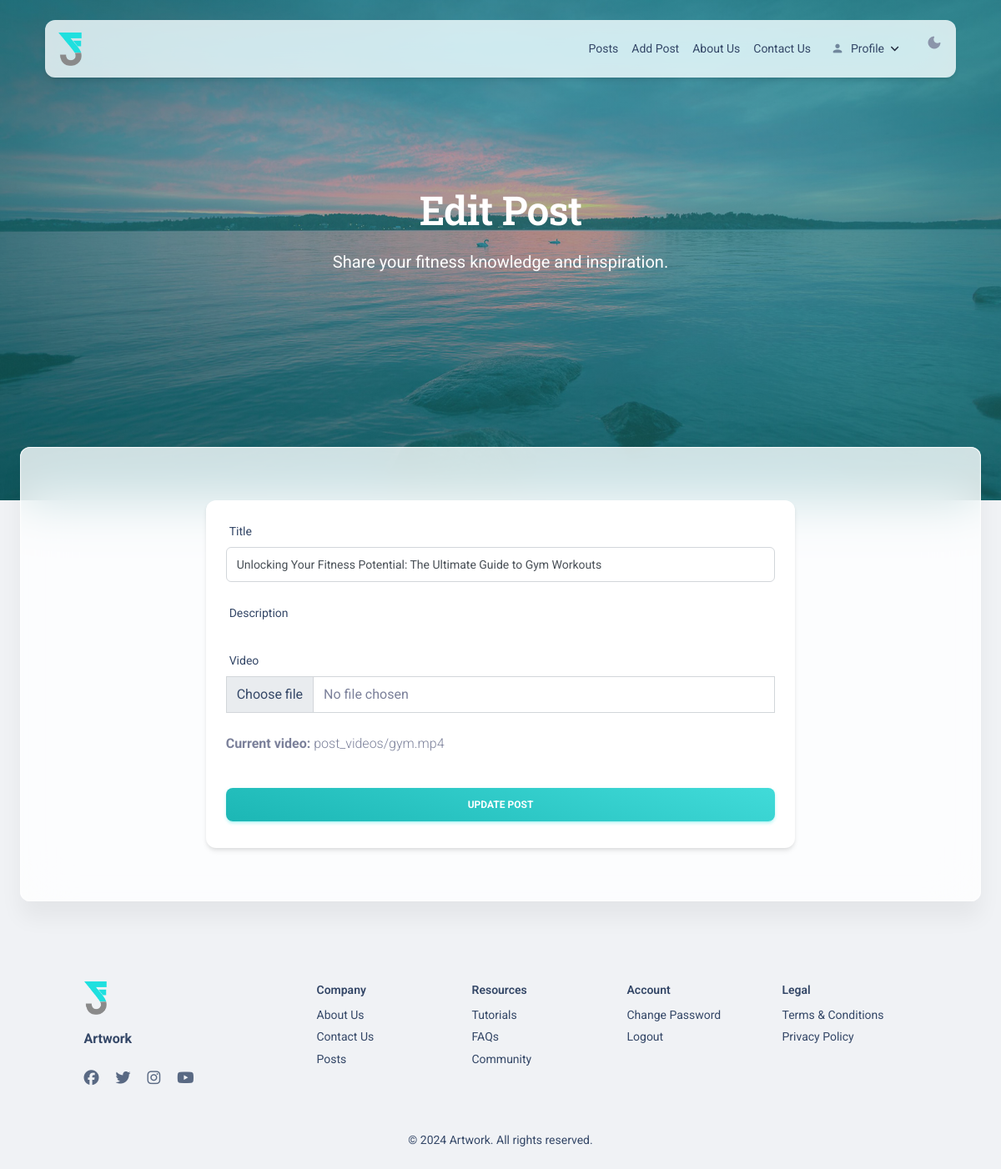
The app's page /post/16/update/ (signed in) with its own data.
### artwork/models.py (models this page shows, shortened)
class Post(models.Model):
    author = models.ForeignKey(User, on_delete=models.CASCADE)
    title = models.CharField(max_length=200)
    description = models.TextField()
    video = models.FileField(upload_to='post_videos/')
    thumbnail = models.ImageField(upload_to='post_thumbnails/', blank=True, null=True)
    qr_code = models.ImageField(upload_to='post_qr_codes/', blank=True, null=True)
    created_at = models.DateTimeField(auto_now_add=True)
    normal_views = models.IntegerField(default=0)
    qr_views = models.IntegerField(default=0)

### artwork/views.py (the view, shortened to what this page needs)
# urls.py: path('post/<int:pk>/update/', views.PostUpdateView.as_view(), name='post-update'),
class PostUpdateView(LoginRequiredMixin, UserPassesTestMixin, UpdateView):
    model = Post
    fields = ['title', 'description', 'video']
    template_name = 'blog/post_form.html'
    def test_func(self):
        post = self.get_object()
        return self.request.user == post.author and self.request.user.is_trainer

### artwork/templates/blog/post_form.html (shortened to what this page needs)
{% extends 'layouts/base_background.html' %}
{% load static %}
{% block body %} class="blog-post-form bg-gray-200" {% endblock body %}
{% block content %}
<header class="header-2">
  <div class="page-header min-vh-75 relative" style="background-image: url('{% static 'img/bg2.jpg' %}')">
    <span class="mask bg-gradient-primary opacity-4"></span>
    <div class="container">
      <div class="row">
        <div class="col-lg-7 text-center mx-auto">
          <h1 class="text-white pt-3 mt-n5">{% if form.instance.pk %}Edit{% else %}Create{% endif %} Post</h1>
          <p class="lead text-white mt-3">Share your fitness knowledge and inspiration.</p>
        </div>
      </div>
    </div>
  </div>
</header>
<div class="card card-body blur shadow-blur mx-3 mx-md-4 mt-n6">
  <section class="py-5">
    <div class="container">
      <div class="row">
        <div class="col-lg-8 mx-auto">
          <div class="card">
            <div class="card-body">
              <form method="post" enctype="multipart/form-data">
                <div class="form-group mb-4">
                  <label for="{{ form.title.id_for_label }}" style="font-size: 0.875rem; font-weight: 400; margin-bottom: 0.5rem; color: #344767;">{{ form.title.label }}</label>
                  <input type="text" class="form-control" id="{{ form.title.id_for_label }}" name="{{ form.title.name }}"
                         {% if form.title.value %}value="{{ form.title.value }}"{% endif %}
                         style="border: 1px solid #d2d6da; padding: 0.5rem 0.75rem; transition: all 0.2s ease; width: 100%;">
                </div>
                <div class="form-group mb-4">
                    <label for="editor" style="font-size: 0.875rem; font-weight: 400; margin-bottom: 0.5rem; color: #344767;">{{ form.description.label }}</label>
                  </div>
                  <div class="form-group mb-4">
                    <label for="{{ form.video.id_for_label }}" style="font-size: 0.875rem; font-weight: 400; margin-bottom: 0.5rem; color: #344767;">{{ form.video.label }}</label>
                    <div class="custom-file-input-wrapper" style="position: relative; overflow: hidden; display: flex; align-items: center; width: 100%; border: 1px solid #d2d6da; transition: all 0.2s ease;">
                      <div class="choose-file-button" style="padding: 0.5rem 0.75rem; background-color: #e9ecef; border-right: 1px solid #d2d6da; white-space: nowrap; color: #344767;">
                        Choose file
                      </div>
                      <div class="file-chosen-text" style="padding: 0.5rem 0.75rem; flex-grow: 1; overflow: hidden; text-overflow: ellipsis; white-space: nowrap;">
                        No file chosen
                      </div>
                    </div>
                  </div>
                {% if form.instance.video %}
                  <p><strong>Current video: </strong>{{ form.instance.video.name }}</p>
                {% endif %}
                <button type="submit" class="btn bg-gradient-primary w-100 my-4 mb-2">
                  {% if form.instance.pk %}Update{% else %}Create{% endif %} Post
                </button>
              </form>
            </div>
          </div>
        </div>
      </div>
    </div>
  </section>
</div>
{% endblock content %}
{% block javascripts %}
<link href="https://cdn.quilljs.com/1.3.6/quill.snow.css" rel="stylesheet">
{% endblock javascripts %}

### records on screen
Post: title "Unlocking Your Fitness Potential: The Ultimate Guide to Gym Workouts", instance.video.name "post_videos/gym.mp4"
